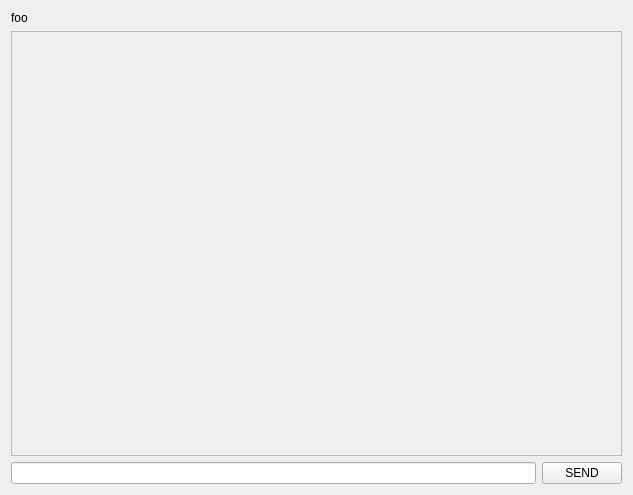
<?xml version="1.0" encoding="UTF-8"?>
<ui version="4.0">
 <class>sessionTab</class>
 <widget class="QWidget" name="sessionTab">
  <property name="geometry">
   <rect>
    <x>0</x>
    <y>0</y>
    <width>633</width>
    <height>495</height>
   </rect>
  </property>
  <property name="windowTitle">
   <string>Form</string>
  </property>
  <layout class="QVBoxLayout" name="verticalLayout">
   <item>
    <layout class="QHBoxLayout" name="horizontalLayout_misc">
     <item>
      <widget class="QLabel" name="label_friendName">
       <property name="text">
        <string>foo</string>
       </property>
      </widget>
     </item>
     <item>
      <widget class="QLabel" name="label_connectStatus">
       <property name="text">
        <string/>
       </property>
      </widget>
     </item>
    </layout>
   </item>
   <item>
    <widget class="QScrollArea" name="scrollArea_Sessioncontent">
     <property name="widgetResizable">
      <bool>true</bool>
     </property>
     <widget class="QWidget" name="scrollAreaWidgetContents">
      <property name="geometry">
       <rect>
        <x>0</x>
        <y>0</y>
        <width>613</width>
        <height>415</height>
       </rect>
      </property>
     </widget>
    </widget>
   </item>
   <item>
    <layout class="QHBoxLayout" name="horizontalLayout_send">
     <item>
      <widget class="QLineEdit" name="lineEdit_textToSend"/>
     </item>
     <item>
      <widget class="QPushButton" name="pushButton_send">
       <property name="text">
        <string>SEND</string>
       </property>
      </widget>
     </item>
    </layout>
   </item>
  </layout>
 </widget>
 <resources/>
 <connections/>
</ui>
